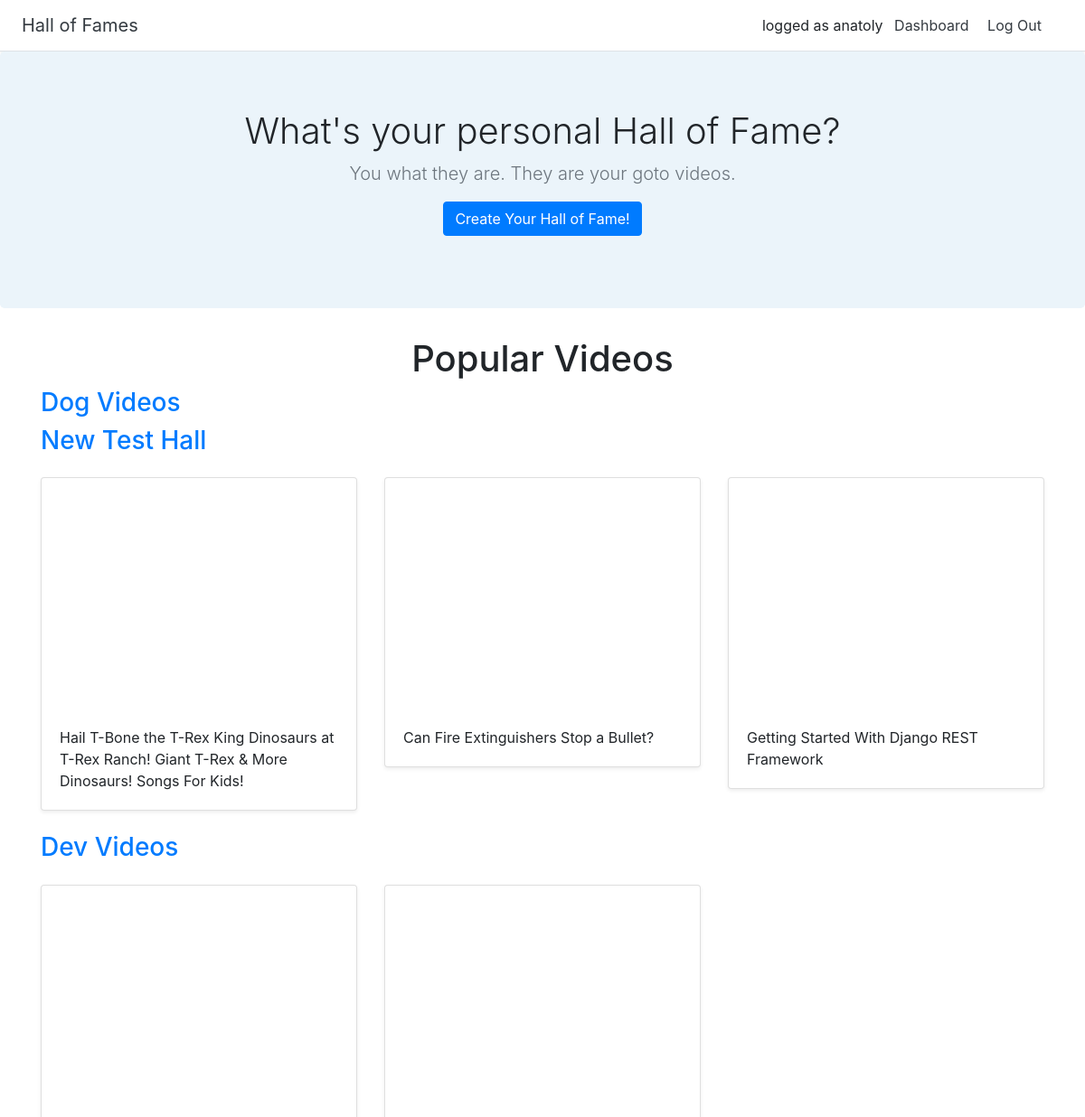
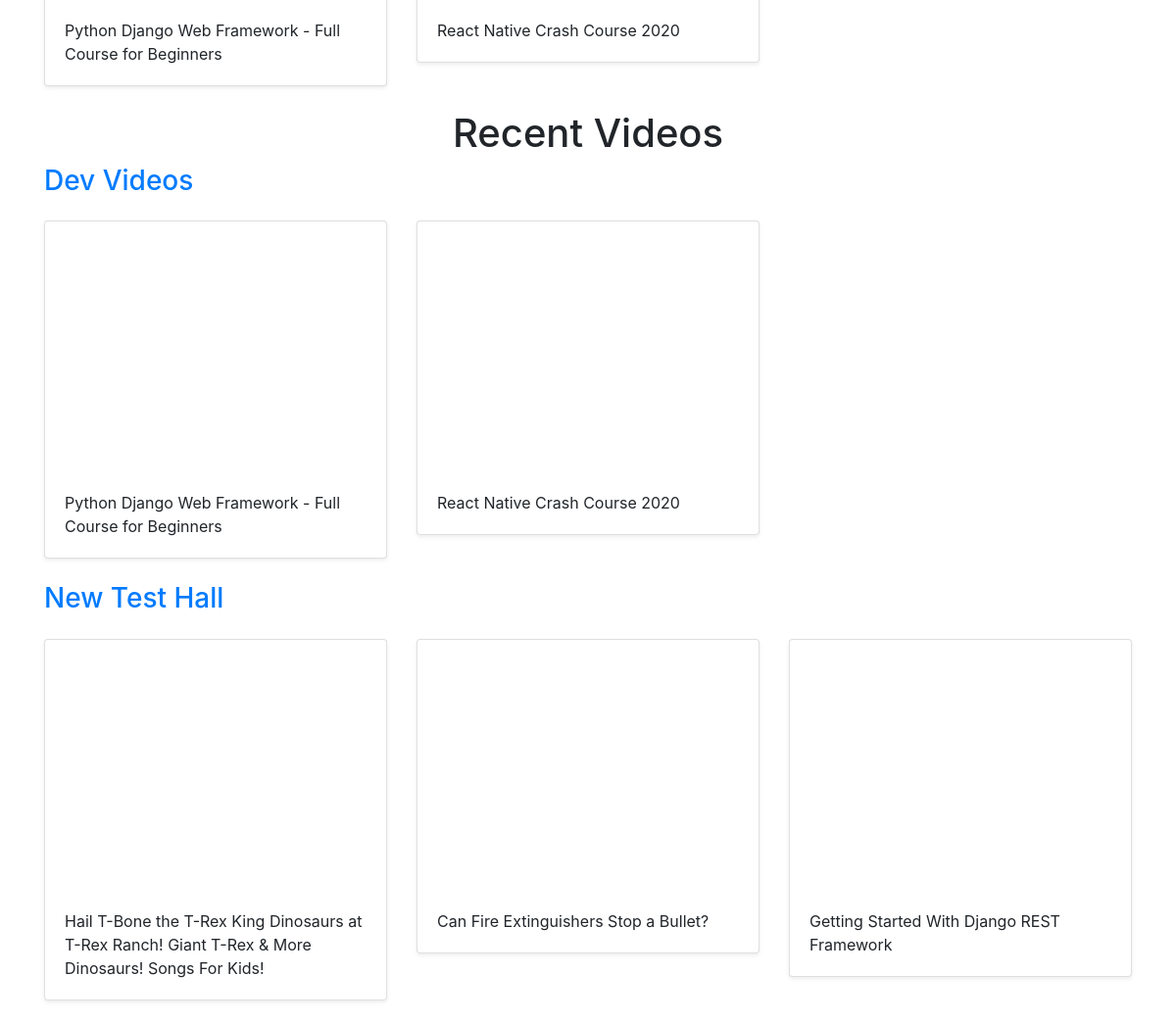
The app's page / (signed in) with its own data (2 pictures, top to bottom).
### halls/models.py (models this page shows, shortened)
class Hall(models.Model):
    title = models.CharField(max_length=255)
    user = models.ForeignKey(User, on_delete = models.CASCADE)

class Video(models.Model):
    title = models.CharField(max_length=255)
    url = models.URLField()
    youtube_id = models.CharField(max_length=255)
    hall = models.ForeignKey(Hall, on_delete=models.CASCADE)

### halls/views.py (the view)
# urls.py: 2. Add a URL to urlpatterns:  path('', views.home, name='home')
def home(request):
    recent_halls = Hall.objects.all().order_by('-id')[:2]
    popular_halls = [Hall.objects.get(pk=3), Hall.objects.get(pk=6), Hall.objects.get(pk=7)]
    return render(request, 'halls/home.html', {'recent_halls':recent_halls, 'popular_halls':popular_halls})

### halls/templates/halls/home.html (shortened to what this page needs)
{% extends 'halls/base.html' %}
{% block content %}
<section class="jumbotron text-center"
<div class="container">
    <h1 class="jumbotron-heading">What's your personal Hall of Fame?</h1>
    <p class="lead text-muted">You what they are. They are your goto videos.</p>
    <p>
        <a href="{% url 'create_hall' %}" class="btn btn-primary">Create Your Hall of Fame!</a>
    </p>
</section>
<div class="container">
    <h1 class="text-center">Popular Videos</h1>
    {% for hall in popular_halls %}
    <h3><a href="{% url 'detail_hall' hall.id %}">{{ hall.title }}</a></h3>
      <div class="row">
        {% for video in hall.video_set.all %}
          <div class="col-md-4 mt-3">
            <div class="card mb-4 shadow-sm">
                <iframe width="100%" height="255" src="https://www.youtube.com/embed/{{ video.youtube_id }}" frameborder="0" allow="accelerometer; autoplay; encrypted-media; gyroscope; picture-in-picture" allowfullscreen></iframe>
                <div class="card-body"><p class="card-text">{{ video.title }}</p></div>
        </div>
          </div>
        {% endfor %}
      </div>
      {% endfor %}
    <h1 class="text-center">Recent Videos</h1>
    {% for hall in recent_halls %}
    <h3><a href="{% url 'detail_hall' hall.id %}">{{ hall.title }}</a></h3>
      <div class="row">
        {% for video in hall.video_set.all %}
          <div class="col-md-4 mt-3">
            <div class="card mb-4 shadow-sm">
                <iframe width="100%" height="255" src="https://www.youtube.com/embed/{{ video.youtube_id }}" frameborder="0" allow="accelerometer; autoplay; encrypted-media; gyroscope; picture-in-picture" allowfullscreen></iframe>
                <div class="card-body"><p class="card-text">{{ video.title }}</p></div>
        </div>
          </div>
        {% endfor %}
      </div>
      {% endfor %}
</div>
{% endblock %}

### halls/templates/halls/base.html (shortened to what this page needs)
<!doctype html>
<html lang="en">
    {% load static %}
<head>
  <link rel="stylesheet" href="https://stackpath.bootstrapcdn.com/bootstrap/4.4.1/css/bootstrap.min.css">
  <link href="{% static 'custom.css' %}" rel="stylesheet">
</head>
<body>
  <div class="d-flex flex-column flex-md-row align-items-center p-3 px-md-4 bg-white border-bottom shadow-sm">
    <h5 class="my-0 mr-md-auto font-weight-normal"><a href="{% url 'home' %}" class="text-dark">Hall of Fames</a></h5>
    <nav class="my-2 my-md-0 mr-md-3">
      {% if user.is_authenticated %}
      <span>logged as {{ user.username }}</span>
      <a class="p-2 text-dark" href="{% url 'dashboard' %}">Dashboard</a>
      <a class="p-2 text-dark" href="{% url 'logout' %}">Log Out</a>
      {% else %}
      <a class="p-2 text-dark" href="{% url 'login' %}">Log In</a>
      {% endif %}
    </nav>
  </div>
  {% block content %}
  {% endblock %}
</body>
</html>

### halls/static/custom.css (style rules this page uses)
.jumbotron { background-color: #EBF4FA; }
.jumbotron-heading { font-weight: 300; }

### records on screen
Hall: title "Dog Videos"
Hall: title "New Test Hall"
Video: title "Hail T-Bone the T-Rex King Dinosaurs at T-Rex Ranch! Giant T-Rex & More Dinosaurs! Songs For Kids!"
Video: title "Can Fire Extinguishers Stop a Bullet?"
Video: title "Getting Started With Django REST Framework"
Hall: title "Dev Videos"
Video: title "Python Django Web Framework - Full Course for Beginners"
Video: title "React Native Crash Course 2020"

### other values on screen
{{ user.username }} "anatoly"
